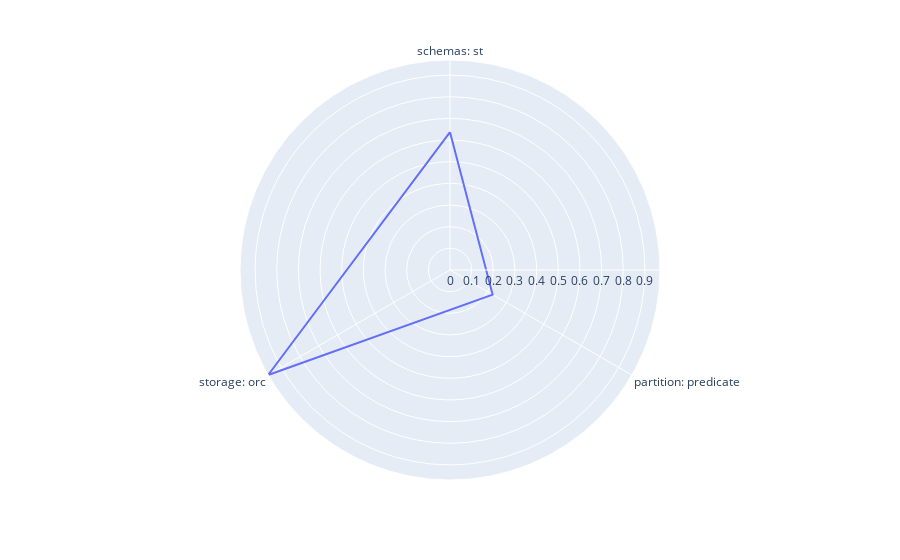

The notebook cell saved with this chart:
### Code cell
storageSDRank = SDRank(config, logs, '100M', 'storage')
storageSDRank.plotRadar()

### Figure 1 — Plotly figure (JSON) as saved in the notebook; plotly's stock layout.template omitted (floating-point values rounded to 4 significant figures)
{"data": [{"hovertemplate": "r=%{r}<br>theta=%{theta}<extra></extra>", "legendgroup": "", "line": {"color": "#636efa", "dash": "solid"}, "marker": {"symbol": "circle"}, "mode": "lines", "name": "", "r": [0.6364, 0.2273, 0.9697, 0.6364], "showlegend": false, "subplot": "polar", "theta": ["schemas: st", "partition: predicate", "storage: orc", "schemas: st"], "type": "scatterpolar"}], "layout": {"legend": {"tracegroupgap": 0}, "margin": {"t": 60}, "polar": {"angularaxis": {"direction": "clockwise", "rotation": 90}, "domain": {"x": [0, 1], "y": [0, 1]}}}}
